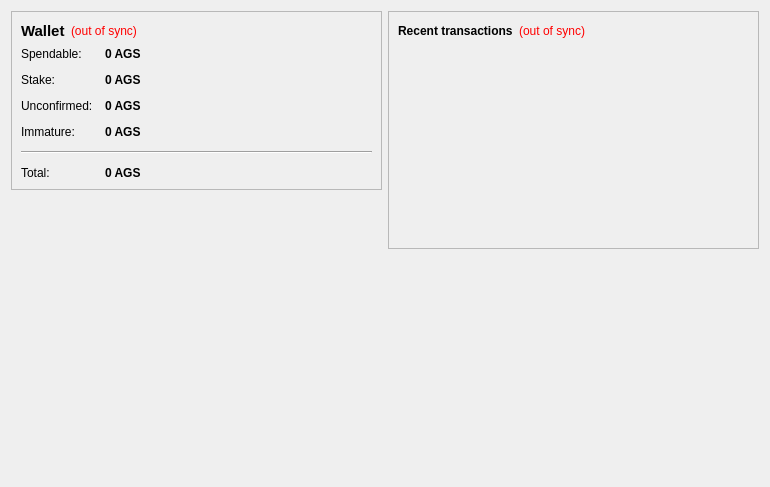
<?xml version="1.0" encoding="UTF-8"?>
<ui version="4.0">
 <class>OverviewPage</class>
 <widget class="QWidget" name="OverviewPage">
  <property name="geometry">
   <rect>
    <x>0</x>
    <y>0</y>
    <width>770</width>
    <height>487</height>
   </rect>
  </property>
  <property name="windowTitle">
   <string>Form</string>
  </property>
  <layout class="QHBoxLayout" name="horizontalLayout" stretch="1,1">
   <item>
    <layout class="QVBoxLayout" name="verticalLayout_2">
     <item>
      <widget class="QFrame" name="frame">
       <property name="frameShape">
        <enum>QFrame::StyledPanel</enum>
       </property>
       <property name="frameShadow">
        <enum>QFrame::Raised</enum>
       </property>
       <layout class="QVBoxLayout" name="verticalLayout_4">
        <item>
         <layout class="QHBoxLayout" name="horizontalLayout_4">
          <item>
           <widget class="QLabel" name="label_5">
            <property name="font">
             <font>
              <pointsize>11</pointsize>
              <weight>75</weight>
              <bold>true</bold>
             </font>
            </property>
            <property name="text">
             <string>Wallet</string>
            </property>
           </widget>
          </item>
          <item>
           <widget class="QLabel" name="labelWalletStatus">
            <property name="toolTip">
             <string>The displayed information may be out of date. Your wallet automatically synchronizes with the Aegis network after a connection is established, but this process has not completed yet.</string>
            </property>
            <property name="styleSheet">
             <string notr="true">QLabel { color: red; }</string>
            </property>
            <property name="text">
             <string notr="true">(out of sync)</string>
            </property>
            <property name="alignment">
             <set>Qt::AlignLeading|Qt::AlignLeft|Qt::AlignVCenter</set>
            </property>
           </widget>
          </item>
          <item>
           <spacer name="horizontalSpacer_2">
            <property name="orientation">
             <enum>Qt::Horizontal</enum>
            </property>
            <property name="sizeHint" stdset="0">
             <size>
              <width>40</width>
              <height>20</height>
             </size>
            </property>
           </spacer>
          </item>
         </layout>
        </item>
        <item>
         <layout class="QFormLayout" name="formLayout_2">
          <property name="fieldGrowthPolicy">
           <enum>QFormLayout::AllNonFixedFieldsGrow</enum>
          </property>
          <property name="horizontalSpacing">
           <number>12</number>
          </property>
          <property name="verticalSpacing">
           <number>12</number>
          </property>
          <item row="0" column="0">
           <widget class="QLabel" name="label">
            <property name="text">
             <string>Spendable:</string>
            </property>
           </widget>
          </item>
          <item row="0" column="1">
           <widget class="QLabel" name="labelBalance">
            <property name="font">
             <font>
              <weight>75</weight>
              <bold>true</bold>
             </font>
            </property>
            <property name="cursor">
             <cursorShape>IBeamCursor</cursorShape>
            </property>
            <property name="toolTip">
             <string>Your current spendable balance</string>
            </property>
            <property name="text">
             <string notr="true">0 AGS</string>
            </property>
            <property name="textInteractionFlags">
             <set>Qt::LinksAccessibleByMouse|Qt::TextSelectableByKeyboard|Qt::TextSelectableByMouse</set>
            </property>
           </widget>
          </item>
          <item row="1" column="0">
           <widget class="QLabel" name="label_6">
            <property name="text">
             <string>Stake:</string>
            </property>
           </widget>
          </item>
          <item row="1" column="1">
           <widget class="QLabel" name="labelStake">
            <property name="font">
             <font>
              <weight>75</weight>
              <bold>true</bold>
             </font>
            </property>
            <property name="cursor">
             <cursorShape>IBeamCursor</cursorShape>
            </property>
            <property name="toolTip">
             <string>Total of coins that was staked, and do not yet count toward the current balance</string>
            </property>
            <property name="text">
             <string notr="true">0 AGS</string>
            </property>
            <property name="textInteractionFlags">
             <set>Qt::LinksAccessibleByMouse|Qt::TextSelectableByKeyboard|Qt::TextSelectableByMouse</set>
            </property>
           </widget>
          </item>
          <item row="2" column="0">
           <widget class="QLabel" name="label_3">
            <property name="text">
             <string>Unconfirmed:</string>
            </property>
           </widget>
          </item>
          <item row="2" column="1">
           <widget class="QLabel" name="labelUnconfirmed">
            <property name="font">
             <font>
              <weight>75</weight>
              <bold>true</bold>
             </font>
            </property>
            <property name="cursor">
             <cursorShape>IBeamCursor</cursorShape>
            </property>
            <property name="toolTip">
             <string>Total of transactions that have yet to be confirmed, and do not yet count toward the current balance</string>
            </property>
            <property name="text">
             <string notr="true">0 AGS</string>
            </property>
            <property name="textInteractionFlags">
             <set>Qt::LinksAccessibleByMouse|Qt::TextSelectableByKeyboard|Qt::TextSelectableByMouse</set>
            </property>
           </widget>
          </item>
          <item row="3" column="0">
           <widget class="QLabel" name="labelImmatureText">
            <property name="text">
             <string>Immature:</string>
            </property>
           </widget>
          </item>
          <item row="3" column="1">
           <widget class="QLabel" name="labelImmature">
            <property name="font">
             <font>
              <weight>75</weight>
              <bold>true</bold>
             </font>
            </property>
            <property name="toolTip">
             <string>Mined balance that has not yet matured</string>
            </property>
            <property name="text">
             <string notr="true">0 AGS</string>
            </property>
            <property name="textInteractionFlags">
             <set>Qt::LinksAccessibleByMouse|Qt::TextSelectableByKeyboard|Qt::TextSelectableByMouse</set>
            </property>
           </widget>
          </item>
          <item row="4" column="0" colspan="2">
           <widget class="Line" name="line">
            <property name="orientation">
             <enum>Qt::Horizontal</enum>
            </property>
           </widget>
          </item>
          <item row="5" column="0">
           <widget class="QLabel" name="labelTotalText">
            <property name="text">
             <string>Total:</string>
            </property>
           </widget>
          </item>
          <item row="5" column="1">
           <widget class="QLabel" name="labelTotal">
            <property name="font">
             <font>
              <weight>75</weight>
              <bold>true</bold>
             </font>
            </property>
            <property name="cursor">
             <cursorShape>IBeamCursor</cursorShape>
            </property>
            <property name="toolTip">
             <string>Your current total balance</string>
            </property>
            <property name="text">
             <string notr="true">0 AGS</string>
            </property>
            <property name="textInteractionFlags">
             <set>Qt::LinksAccessibleByMouse|Qt::TextSelectableByKeyboard|Qt::TextSelectableByMouse</set>
            </property>
           </widget>
          </item>
         </layout>
        </item>
       </layout>
      </widget>
     </item>
     <item>
      <spacer name="verticalSpacer">
       <property name="orientation">
        <enum>Qt::Vertical</enum>
       </property>
       <property name="sizeHint" stdset="0">
        <size>
         <width>20</width>
         <height>40</height>
        </size>
       </property>
      </spacer>
     </item>
     <item>
      <widget class="QLabel" name="label_2">
       <property name="autoFillBackground">
        <bool>true</bool>
       </property>
       <property name="text">
        <string/>
       </property>
       <property name="pixmap">
        <pixmap resource="../bitcoin.qrc">:/icons/techbg</pixmap>
       </property>
       <property name="scaledContents">
        <bool>false</bool>
       </property>
       <property name="margin">
        <number>0</number>
       </property>
      </widget>
     </item>
    </layout>
   </item>
   <item>
    <layout class="QVBoxLayout" name="verticalLayout_3">
     <item>
      <widget class="QFrame" name="frame_2">
       <property name="frameShape">
        <enum>QFrame::StyledPanel</enum>
       </property>
       <property name="frameShadow">
        <enum>QFrame::Raised</enum>
       </property>
       <layout class="QVBoxLayout" name="verticalLayout">
        <item>
         <layout class="QHBoxLayout" name="horizontalLayout_2">
          <item>
           <widget class="QLabel" name="label_4">
            <property name="text">
             <string>&lt;b&gt;Recent transactions&lt;/b&gt;</string>
            </property>
           </widget>
          </item>
          <item>
           <widget class="QLabel" name="labelTransactionsStatus">
            <property name="toolTip">
             <string>The displayed information may be out of date. Your wallet automatically synchronizes with the Aegis network after a connection is established, but this process has not completed yet.</string>
            </property>
            <property name="styleSheet">
             <string notr="true">QLabel { color: red; }</string>
            </property>
            <property name="text">
             <string notr="true">(out of sync)</string>
            </property>
            <property name="alignment">
             <set>Qt::AlignRight|Qt::AlignTrailing|Qt::AlignVCenter</set>
            </property>
           </widget>
          </item>
          <item>
           <spacer name="horizontalSpacer">
            <property name="orientation">
             <enum>Qt::Horizontal</enum>
            </property>
            <property name="sizeHint" stdset="0">
             <size>
              <width>40</width>
              <height>20</height>
             </size>
            </property>
           </spacer>
          </item>
         </layout>
        </item>
        <item>
         <widget class="QListView" name="listTransactions">
          <property name="styleSheet">
           <string notr="true">QListView { background: transparent; }</string>
          </property>
          <property name="frameShape">
           <enum>QFrame::NoFrame</enum>
          </property>
          <property name="verticalScrollBarPolicy">
           <enum>Qt::ScrollBarAlwaysOff</enum>
          </property>
          <property name="horizontalScrollBarPolicy">
           <enum>Qt::ScrollBarAlwaysOff</enum>
          </property>
          <property name="selectionMode">
           <enum>QAbstractItemView::NoSelection</enum>
          </property>
         </widget>
        </item>
       </layout>
      </widget>
     </item>
     <item>
      <spacer name="verticalSpacer_2">
       <property name="orientation">
        <enum>Qt::Vertical</enum>
       </property>
       <property name="sizeHint" stdset="0">
        <size>
         <width>20</width>
         <height>40</height>
        </size>
       </property>
      </spacer>
     </item>
    </layout>
   </item>
  </layout>
 </widget>
 <resources/>
 <connections/>
</ui>
